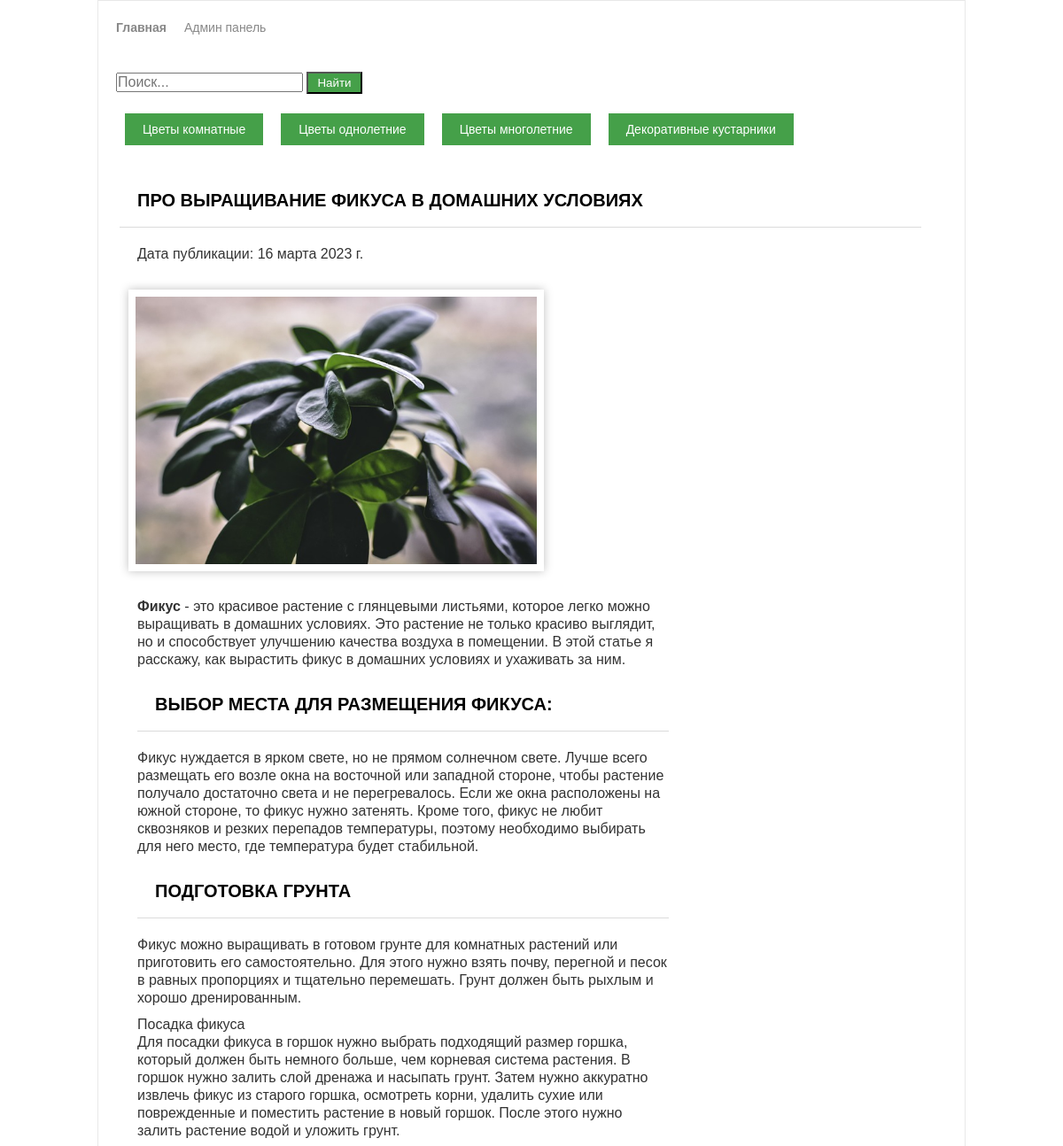
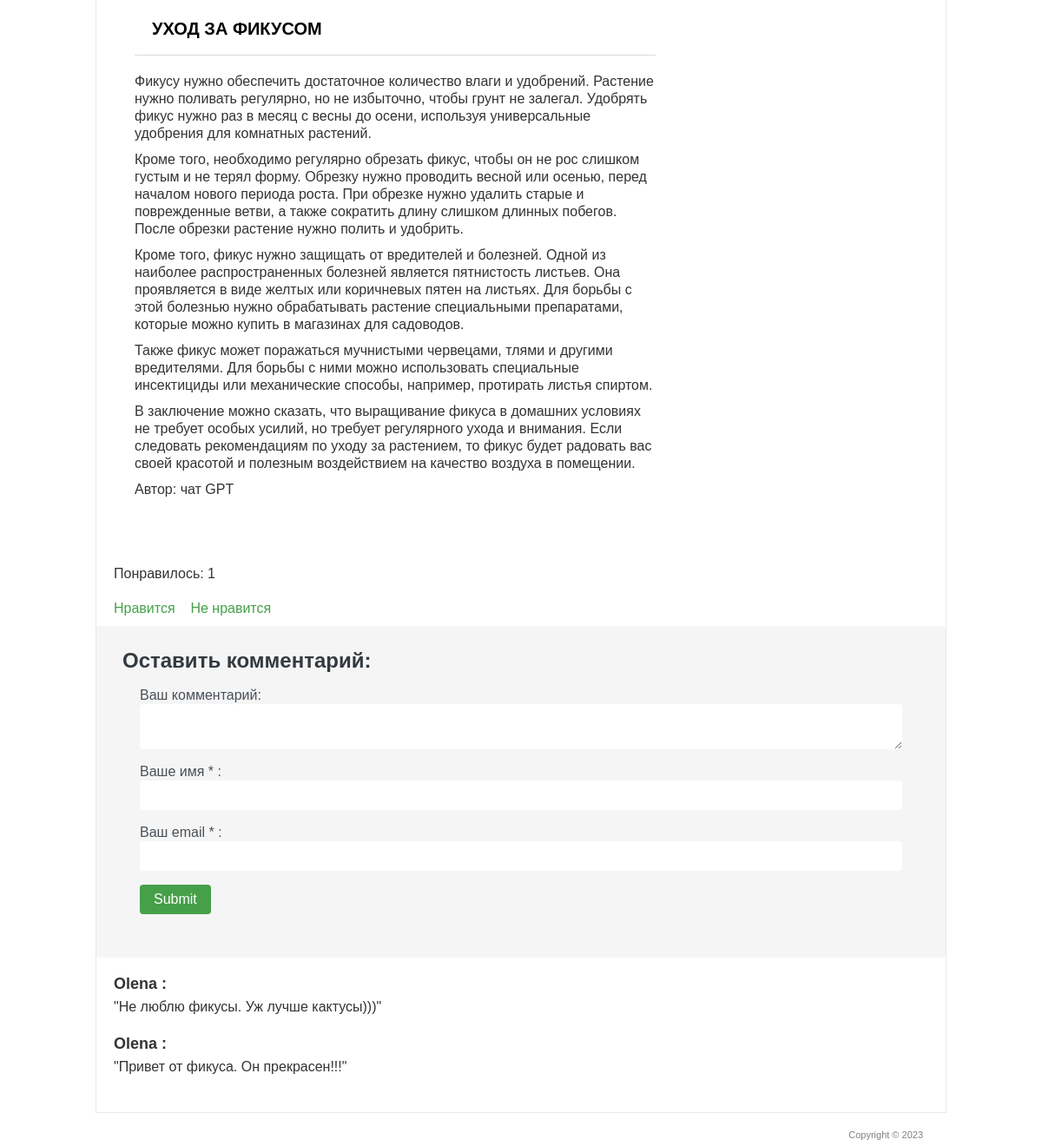
/6/, run on the app's committed database (2 pictures, top to bottom).
### blog/models.py (models this page shows, shortened)
class Post(models.Model):
    TOPIC_TYPES = [
        (1, 'Цветы комнатные'),
        (2, 'Цветы однолетние'),
        (3, 'Цветы многолетние'),
        (4, 'Декоративные кустарники'),
    ]
    title = models.CharField('Название статьи', max_length=150)
    text = models.TextField('Текст статьи')
    author = models.CharField('Автор', max_length=100)
    data = models.DateField('Дата публикации')
    img = models.ImageField('Изображение', upload_to='image/%Y')
    type = models.IntegerField(choices=TOPIC_TYPES)
    class Meta:
        verbose_name = 'Статья'
        verbose_name_plural = 'Статьи сайта'

class Comments(models.Model):
    email = models.EmailField()
    name = models.CharField('Имя', max_length=50)
    text_comment = models.TextField('Текст комментария', max_length=1500)
    post = models.ForeignKey(Post, verbose_name='Статья', on_delete=models.CASCADE)
    class Meta:
        ordering = ['-id']
        verbose_name = 'Комментарий'
        verbose_name_plural = 'Комментарии'

### blog/views.py (the view)
# urls.py: path('<int:art_id>/', PostSingle.as_view()),
class PostSingle(View):
    def get(self, request, art_id):
        post = Post.objects.get(id=art_id)
        return render(request, 'blog/single.html', {'post': post})

### templates/blog/single.html (shortened to what this page needs)
<!DOCTYPE>
{% load static %}
<html >
<head>
	<link rel="stylesheet" href="{% static 'css/style.css' %}" type="text/css" media="all" />
</head>
<body>
<div class="shell">
	<div class="border">
		<div id="navigation_adm">
			<ul>
			    <li><a href="/" class="active">Главная</a></li>
			    <li><a href="/admin">Админ панель</a></li>
			</ul>
		</div>
<form action="{% url 'search_results' %}" method="get">
  <input type="text" name="q" placeholder="Поиск..." value="{{ query }}">
  <button type="submit">Найти</button>
</form>
        <div id="navigation">
			<ul>
			    <li><a href="/filter/?type=1">Цветы комнатные</a></li>
			    <li><a href="/filter/?type=2">Цветы однолетние</a></li>
                <li><a href="/filter/?type=3">Цветы многолетние</a></li>
			    <li><a href="/filter/?type=4">Декоративные кустарники</a></li>
			</ul>
		</div>
		<div id="main">
			<div id="content" class="left">
				<div class="projects">
					<h1>{{ post.title }}</h1>
                    <p class="data">Дата публикации: {{ post.data }}</p>
                   <p>
                       <img src="{{ post.img.url }}" width="50%" alt="" />
                   </p>
					<div class="item">
						<div class="text left">
							<article>{{ post.text|safe }}</article>
							<p>Автор: {{ post.author }}</p>
						</div>
					</div>
				</div>
			</div>
		</div>
        <div class="like">
            <br>
            <p>Понравилось: {{ post.likes_set.all.count }}</p>
            <br>
            <a href="{% url 'add_like' post.id %}">Нравится</a>&nbsp; &nbsp;
            <a href="{% url 'del_like' post.id %}">Не нравится</a>
        </div>
        <div class="form_comments">
            <h3>Оставить комментарий:</h3>
            <div>
                <form action="{% url 'add_comments' post.id %}" method="post">
                    <div>
                        <label>Ваш комментарий:</label>
                        <textarea name="text_comment"></textarea>
                    </div>
                    <div>
                        <label>Ваше имя * :</label>
                        <input name="name" type="text">
                    </div>
                    <div>
                        <label>Ваш email * :</label>
                        <input name="email" type="email">
                    </div>
                    <div>
                        <input type="submit">
                    </div>
                </form>
            </div>
        </div>
        <div class="comments">
            {% for comment in post.comments_set.all %}
                <h4>{{ comment.name }} : </h4>
                <p>
                    "{{ comment.text_comment }}"
                </p>
                <br>
            {% endfor %}
        </div>
	</div>
	<div id="footer">
		<p class="copy right">Copyright &copy;  2023 </p>
	</div>
</div>
</body>
</html>

### static/css/style.css (style rules this page uses)
* { margin: 0; padding: 0; outline:0; }
body { font-size: 16px; line-height: 20px; font-family: Georgia, Arial, Helvetica, Sans-Serif; color: #333; background-image: url('../img/bg.jpg'); background-attachment: fixed; background-size: cover; background-repeat: no-repeat; background-position: center; }
.list, form { margin: 20px; }
a { color: #45a049; text-decoration: none; cursor:pointer; }
input, textarea, select { font-family: Arial, Helvetica, sans-serif; font-size:16px; }
textarea { overflow:auto; }
.left, .alignleft { float: left; display: inline; }
.right, .alignright { float: right; display: inline; }
.shell { width: 980px; margin: 0 auto; }
.border { border: 1px solid #e8e8e8; background: #fff; position: relative; }
#main { width: 932px; padding: 0px 24px 17px 24px; }
#main h3, h2, h1 { font-size: 20px; line-height: 20px; color: #000; text-transform: uppercase; border-bottom: 1px solid #dbdbdb; padding: 20px; }
#content { width: 905px; }
.projects { padding: 10px 0 0 0; }
.projects .item { margin: 20px; }
.projects .text { width: 600px; }
.projects .text p { padding: 0 0 10px; }
#footer { font-family: Arial, sans-serif; font-size: 11px; line-height: 14px; color: #7f7f7f; padding: 18px 27px 20px 38px; background: #ffffff; }
img { box-shadow: 0 0 10px rgba(0, 0, 0, 0.25); border: 4px solid #fff; padding: 4px; margin: 10px; }
#navigation_adm ul { list-style-type: none; margin: 0; padding: 20px; display: flex; }
#navigation_adm li { margin-right: 20px; }
#navigation_adm li:last-child { margin-right: 0; }
#navigation_adm a { color: #888; font-size: 14px; text-decoration: none; }
#navigation_adm a.active { font-weight: bold; }
#navigation ul { list-style-type: none; margin: 20px; padding: 10px; display: flex; }
#navigation li { margin-right: 20px; }
#navigation li:last-child { margin-right: 0; }
#navigation a { color: #888; font-size: 14px; text-decoration: none; }
#navigation a { margin-top: 20px; background-color: #45a049; color: white; border: none; padding: 10px 20px; cursor: pointer; transition: background-color 0.3s ease-in-out; }
.like { padding: 10px 20px; }
.comments { margin: 20px; }
.comments h4 { font-size: 18px; font-weight: bold; margin-bottom: 5px; }
.comments p { margin: 0; font-size: 16px; line-height: 1.5; }
.form_comments { background-color: #f5f5f5; border-radius: 4px; padding: 30px; }
.form_comments h3 { color: #343a40; font-size: 24px; margin-bottom: 16px; }
.form_comments label { color: #495057; font-size: 16px; }
.form_comments input[type="text"], .form_comments input[type="email"], .form_comments textarea { border: none; border-radius: 4px; color: #212529; font-size: 16px; margin-bottom: 16px; padding: 8px; width: 100%; }
.form_comments input[type="submit"] { background-color: #45a049; border: none; border-radius: 4px; color: #ffffff; cursor: pointer; font-size: 16px; padding: 8px 16px; }
p.data { padding: 20px; }
form button[type="submit"] { background-color: #45a049; color: white; padding: 3px 10px; }

### data on the page
Post: title "ПРО ВЫРАЩИВАНИЕ ФИКУСА В ДОМАШНИХ УСЛОВИЯХ", data "16 марта 2023 г.", img (picture), text "Фикус - это красивое растение с глянцевыми листьями, которое легко можно выращивать в домашних условиях. Это растение не только красиво выглядит, но и способствует улучшению качества воздуха в помещении. В этой статье я расскажу, как вырастить фикус в домашних условиях и ухаживать за ним. ВЫБОР МЕСТА ДЛЯ РАЗМЕЩЕНИЯ ФИКУСА: Фикус нуждается в ярком свете, но не прямом солнечном свете. Лучше всего размещать его возле окна на восточной или западной стороне, чтобы растение получало достаточно света и не перегревалось. Если же окна расположены на южной стороне, то фикус нужно затенять. Кроме того, фикус не любит сквозняков и резких перепадов температуры, поэтому необходимо выбирать для него…", author "чат GPT", likes_set.all.count "1"
Comments: name "Olena", text_comment "Не люблю фикусы. Уж лучше кактусы)))"
Comments: name "Olena", text_comment "Привет от фикуса. Он прекрасен!!!"
